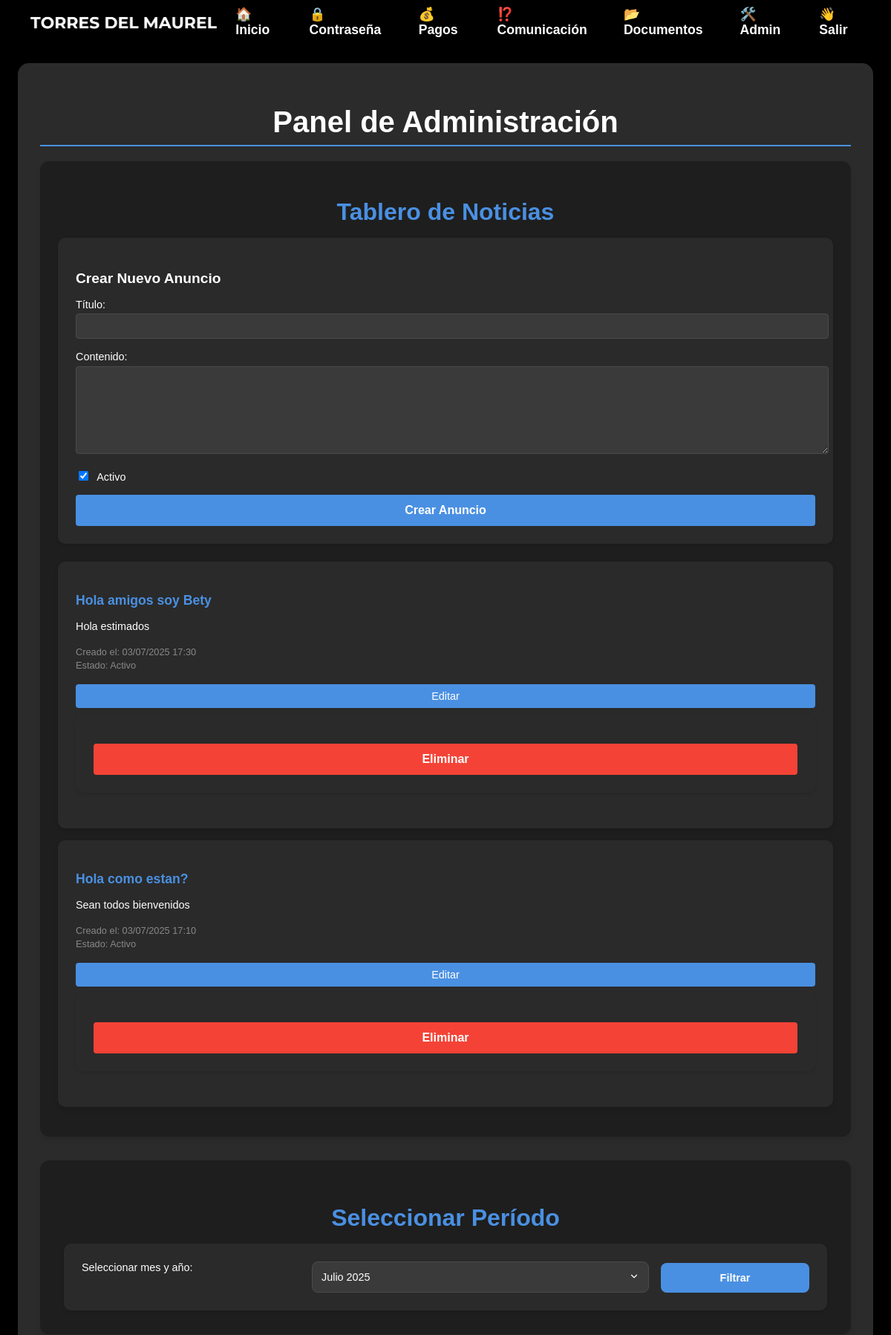
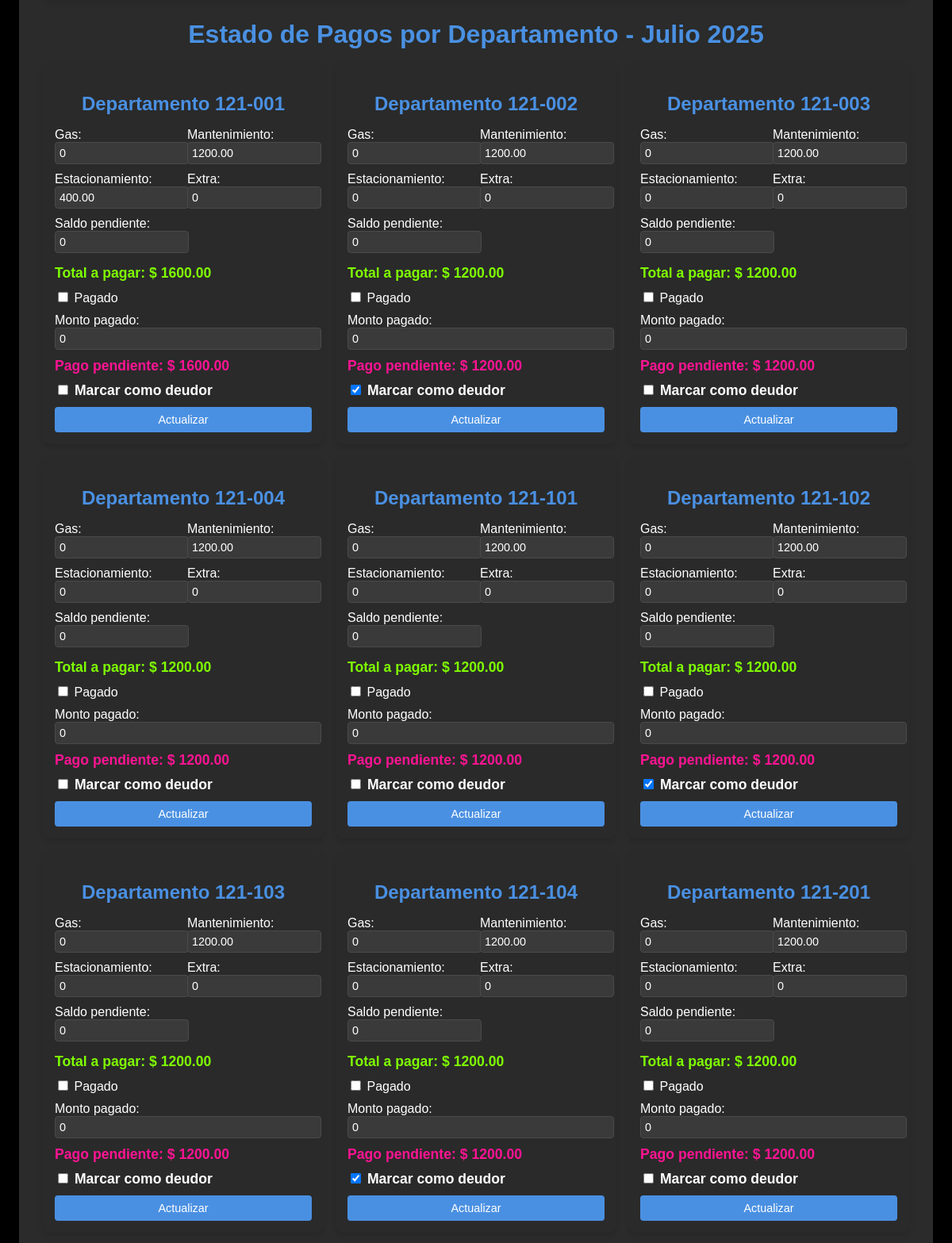
Screenshot of /panel/ (signed in, upper part) with the database file from the repository (2 pictures, top to bottom).
### website/models.py (models this page shows, shortened)
class Announcement(models.Model):
    title = models.CharField(max_length=200)
    content = models.TextField()
    created_at = models.DateTimeField(auto_now_add=True)
    updated_at = models.DateTimeField(auto_now=True)
    created_by = models.ForeignKey(settings.AUTH_USER_MODEL, on_delete=models.SET_NULL, null=True)
    is_active = models.BooleanField(default=True)
    class Meta:
        ordering = ['-created_at']

class CustomUser(AbstractUser):
    apartment_number = models.CharField(max_length=7, unique=True, null=True, blank=True)
    email = models.EmailField(unique=True)
    phone_number = models.CharField(max_length=15, blank=True, null=True)
    is_first_login = models.BooleanField(default=True)
    is_debtor = models.BooleanField(default=False)
    groups = models.ManyToManyField(
        Group,
        verbose_name='groups',
        blank=True,
        help_text='The groups this user belongs to.',
        related_name='customuser_set',
        related_query_name='customuser',
    )
    user_permissions = models.ManyToManyField(
        Permission,
        verbose_name='user permissions',
        blank=True,
        help_text='Specific permissions for this user.',
        related_name='customuser_set',
        related_query_name='customuser',
    )

class MonthlyFees(models.Model):
    user = models.ForeignKey(CustomUser, on_delete=models.CASCADE, related_name='monthly_fees')
    month = models.DateField()
    gas_fee = models.DecimalField(max_digits=10, decimal_places=2, default=0)
    maintenance_fee = models.DecimalField(max_digits=10, decimal_places=2, default=1200)
    parking_fee = models.DecimalField(max_digits=10, decimal_places=2, default=0)
    extra_fee = models.DecimalField(max_digits=10, decimal_places=2, default=0)
    past_due = models.DecimalField(max_digits=10, decimal_places=2, default=0)
    is_paid = models.BooleanField(default=False)
    paid_amount = models.DecimalField(max_digits=10, decimal_places=2, default=0)
    class Meta:
        unique_together = ('user', 'month')
    @property
    def total_fee(self):
        return self.gas_fee + self.maintenance_fee + self.parking_fee + self.extra_fee + self.past_due
    @property
    def remaining_amount(self):
        return self.total_fee - self.paid_amount

### website/views.py (the view, shortened to what this page needs)
# urls.py: path('panel/', views.panel, name='panel'),
@login_required
@user_passes_test(lambda u: u.is_staff)
def panel(request):
    try:
        start_date = timezone.datetime(2025, 6, 1).date()
        end_date = start_date + relativedelta(years=5, months=-1)
        selected_date = request.GET.get('date', '').strip()
        selected_year = None
        selected_month = None
        current_month = None
        if not selected_date or not current_month:
            current_date = timezone.now().date()
            if current_date >= start_date:
                current_month = current_date.replace(day=1)
            else:
                current_month = start_date
            selected_year, selected_month = current_month.year, current_month.month
        date_range = []
        current = start_date
        while current <= end_date:
            date_range.append((current.year, current.month))
            current += relativedelta(months=1)
        apartments = CustomUser.objects.filter(apartment_number__isnull=False).order_by('apartment_number')
        announcements = Announcement.objects.all().order_by('-created_at')
        if current_month >= start_date:
            for apartment in apartments:
                MonthlyFees.objects.get_or_create(user=apartment, month=current_month)
        cleanup_stats = {
            'total_monthly_fees': MonthlyFees.objects.filter(
                is_paid=True,
                month__gte=start_date  # Only count from June 2025
            ).count(),
            'total_payment_reports': PaymentReport.objects.filter(
                month__gte=start_date  # Only count from June 2025
            ).count(),
            'superuser_count': CustomUser.objects.filter(is_superuser=True).count(),
        }
        context = {
            'apartments': apartments,
            'current_month': current_month,
            'selected_year': selected_year,
            'selected_month': selected_month,
            'date_range': date_range,
            'announcements': announcements,
            'cleanup_stats': cleanup_stats,
            'all_users': apartments,  # For cleanup user dropdown
            'start_date': start_date,  # Pass start date to template if needed
        }
        return render(request, 'panel.html', context)
    except Exception as e:
        logger.error(f"Error in panel view: {str(e)}")
        if request.headers.get('X-Requested-With') == 'XMLHttpRequest':
            return JsonResponse({'success': False, 'errors': 'Error interno del servidor'})
        messages.error(request, 'Error interno del servidor')
        return redirect('panel')

### website/templates/panel.html (shortened to what this page needs)
{% extends "base.html" %}
{% load static %}
{% block extra_css %}
<link rel="stylesheet" href="{% static 'css/panel.css' %}">
{% endblock %}
{% block content %}
<div class="admin-panel">
    <h1>Panel de Administración</h1>
    <div class="announcements-section">
        <h2>Tablero de Noticias</h2>
        <form class="announcement-form" method="post" action="{% url 'panel' %}">
            <h3>Crear Nuevo Anuncio</h3>
            <div class="form-group">
                <label for="title">Título:</label>
                <input type="text" id="title" name="title" required>
            </div>
            <div class="form-group">
                <label for="content">Contenido:</label>
                <textarea id="content" name="content" required></textarea>
            </div>
            <div class="form-group">
                <label>
                    <input type="checkbox" name="is_active" checked>
                    Activo
                </label>
            </div>
            <button type="submit" name="create_announcement">Crear Anuncio</button>
        </form>
        {% if announcements %}
            <ul class="announcements-list">
                {% for announcement in announcements %}
                    <li class="announcement-item">
                        <div class="announcement-content">
                            <h3>{{ announcement.title }}</h3>
                            <p>{{ announcement.content }}</p>
                            <p class="announcement-meta">
                                Creado el: {{ announcement.created_at|date:"d/m/Y H:i" }}
                                <br>
                                Estado: {% if announcement.is_active %}Activo{% else %}Inactivo{% endif %}
                            </p>
                        </div>
                        <div class="announcement-actions">
                            <button type="button" class="edit-announcement" data-id="{{ announcement.id }}">Editar</button>
                            <form method="post"
                                  action="{% url 'panel' %}"
                                  class="delete-form"
                                  onsubmit="return confirm('¿Está seguro de que desea eliminar este anuncio?')">
                                <button type="submit" name="delete_announcement" class="delete-button">
                                    Eliminar
                                </button>
                            </form>
                        </div>
                    </li>
                {% endfor %}
            </ul>
        {% else %}
            <p>No hay anuncios disponibles.</p>
        {% endif %}
    </div>
    <div class="date-filter-section">
        <h2>Seleccionar Período</h2>
        <div class="filter-controls">
            <form id="date-filter-form" method="get">
                <label for="date-select">Seleccionar mes y año:</label>
                <select name="date" id="date-select">
                    {% for year, month in date_range %}
                    {% with month|stringformat:"02d" as month_string %}
                    <option value="{{ year }}-{{ month_string }}" {% if year == selected_year and month == selected_month %}selected{% endif %}>
                        {% if month_string == "01" %}Enero {{ year }}
                        {% elif month_string == "02" %}Febrero {{ year }}
                        {% elif month_string == "03" %}Marzo {{ year }}
                        {% elif month_string == "04" %}Abril {{ year }}
                        {% elif month_string == "05" %}Mayo {{ year }}
                        {% elif month_string == "06" %}Junio {{ year }}
                        {% elif month_string == "07" %}Julio {{ year }}
                        {% elif month_string == "08" %}Agosto {{ year }}
                        {% elif month_string == "09" %}Septiembre {{ year }}
                        {% elif month_string == "10" %}Octubre {{ year }}
                        {% elif month_string == "11" %}Noviembre {{ year }}
                        {% elif month_string == "12" %}Diciembre {{ year }}
                        {% endif %}
                    </option>
                    {% endwith %}
                    {% endfor %}
                </select>
                <button type="submit">Filtrar</button>
            </form>
        </div>
    </div>
    <div class="apartments-section">
        <h2>Estado de Pagos por Departamento - {{ current_month|date:"F Y" }}</h2>
        <div class="apartments-list">
            {% for apartment in apartments %}
                {% if apartment.apartment_number %}
                    <div class="apartment-card">
                        <h3>Departamento {{ apartment.apartment_number }}</h3>
                        <form method="post">
                            <div class="fee-group">
                                <div class="fee-item">
                                    <label>Gas:</label>
                                    <input type="number" name="gas_fee" value="{{ apartment.monthly_fees.last.gas_fee|default:0 }}" step="0.01" class="fee-input">
                                </div>
                                <div class="fee-item">
                                    <label>Mantenimiento:</label>
                                    <input type="number" name="maintenance_fee" value="{{ apartment.monthly_fees.last.maintenance_fee|default:1200 }}" step="0.01" class="fee-input">
                                </div>
                                <div class="fee-item">
                                    <label>Estacionamiento:</label>
                                    <input type="number" name="parking_fee" value="{{ apartment.monthly_fees.last.parking_fee|default:0 }}" step="0.01" class="fee-input">
                                </div>
                                <div class="fee-item">
                                    <label>Extra:</label>
                                    <input type="number" name="extra_fee" value="{{ apartment.monthly_fees.last.extra_fee|default:0 }}" step="0.01" class="fee-input">
                                </div>
                                <div class="fee-item">
                                    <label>Saldo pendiente:</label>
                                    <input type="number" name="past_due" value="{{ apartment.monthly_fees.last.past_due|default:0 }}" step="0.01" class="fee-input">
                                </div>
                            </div>
                            <div class="total-amount">
                                Total a pagar: $ <span class="total-value">{{ apartment.monthly_fees.last.total_fee|default:0 }}</span>
                            </div>
                            <div class="payment-status">
                                <label class="checkbox-container">
                                    <input type="checkbox" name="is_paid" {% if apartment.monthly_fees.last.is_paid %}checked{% endif %}>
                                    Pagado
                                </label>
                            </div>
                            <div class="paid-amount">
                                <label>Monto pagado:</label>
                                <input type="number" name="paid_amount" value="{{ apartment.monthly_fees.last.paid_amount|default:0 }}" step="0.01" class="fee-input paid-amount-input">
                            </div>
                            <div class="pending-payment">
                                <label>Pago pendiente: $</label>
                                <span class="pending-value">{{ apartment.monthly_fees.last.remaining_amount|default:0 }}</span>
                            </div>
                            <div class="is-debtor">
                                <input type="checkbox" name="is_debtor" id="is_debtor_{{ apartment.id }}" {% if apartment.is_debtor %}checked{% endif %}>
                                <label for="is_debtor_{{ apartment.id }}">Marcar como deudor</label>
                            </div>
                            <button type="submit" class="update-btn">Actualizar</button>
                        </form>
                    </div>
                {% endif %}
            {% endfor %}
        </div>
    </div>
</div>
{% endblock %}

### website/static/css/base.css (style rules this page uses)
body { font-family: Arial, sans-serif; background-color: black; margin: 0; padding: 0; min-height: 100vh; display: flex; flex-direction: column; }

### rows the page displays
Announcement: title "Hola amigos soy Bety", content "Hola estimados", created_at "03/07/2025 17:30", is_active "Activo"
Announcement: title "Hola como estan?", content "Sean todos bienvenidos", created_at "03/07/2025 17:10", is_active "Activo"
CustomUser: apartment_number "121-001", gas_fee "0", maintenance_fee "1200.00", parking_fee "400.00", extra_fee "0", past_due "0", monthly_fees.last.total_fee "1600.00", paid_amount "0", monthly_fees.last.remaining_amount "1600.00"
CustomUser: apartment_number "121-002", gas_fee "0", maintenance_fee "1200.00", parking_fee "0", extra_fee "0", past_due "0", monthly_fees.last.total_fee "1200.00", paid_amount "0", monthly_fees.last.remaining_amount "1200.00", is_debtor "☑"
CustomUser: apartment_number "121-003", gas_fee "0", maintenance_fee "1200.00", parking_fee "0", extra_fee "0", past_due "0", monthly_fees.last.total_fee "1200.00", paid_amount "0", monthly_fees.last.remaining_amount "1200.00"
CustomUser: apartment_number "121-004", gas_fee "0", maintenance_fee "1200.00", parking_fee "0", extra_fee "0", past_due "0", monthly_fees.last.total_fee "1200.00", paid_amount "0", monthly_fees.last.remaining_amount "1200.00"
CustomUser: apartment_number "121-101", gas_fee "0", maintenance_fee "1200.00", parking_fee "0", extra_fee "0", past_due "0", monthly_fees.last.total_fee "1200.00", paid_amount "0", monthly_fees.last.remaining_amount "1200.00"
CustomUser: apartment_number "121-102", gas_fee "0", maintenance_fee "1200.00", parking_fee "0", extra_fee "0", past_due "0", monthly_fees.last.total_fee "1200.00", paid_amount "0", monthly_fees.last.remaining_amount "1200.00", is_debtor "☑"
CustomUser: apartment_number "121-103", gas_fee "0", maintenance_fee "1200.00", parking_fee "0", extra_fee "0", past_due "0", monthly_fees.last.total_fee "1200.00", paid_amount "0", monthly_fees.last.remaining_amount "1200.00"
CustomUser: apartment_number "121-104", gas_fee "0", maintenance_fee "1200.00", parking_fee "0", extra_fee "0", past_due "0", monthly_fees.last.total_fee "1200.00", paid_amount "0", monthly_fees.last.remaining_amount "1200.00", is_debtor "☑"
CustomUser: apartment_number "121-201", gas_fee "0", maintenance_fee "1200.00", parking_fee "0", extra_fee "0", past_due "0", monthly_fees.last.total_fee "1200.00", paid_amount "0", monthly_fees.last.remaining_amount "1200.00"

### other values shown
{{ current_month|date:"F Y" }} "Julio 2025"
